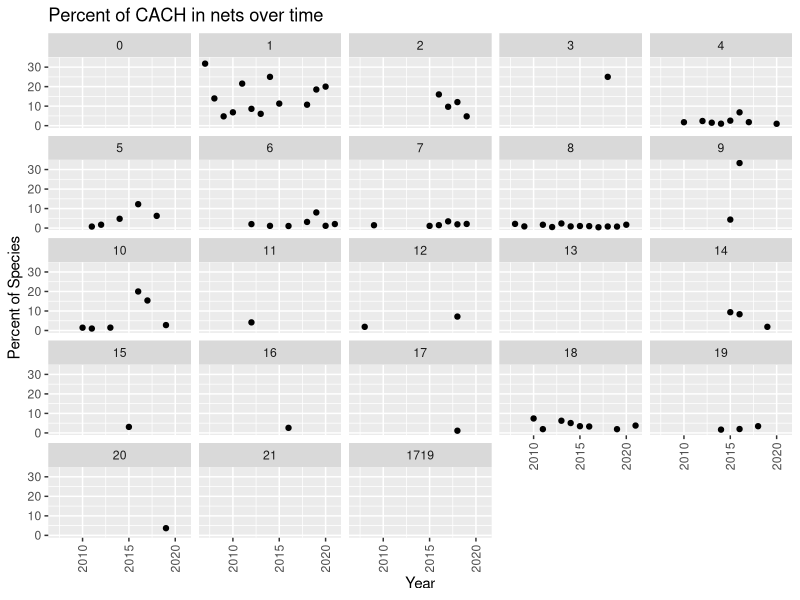
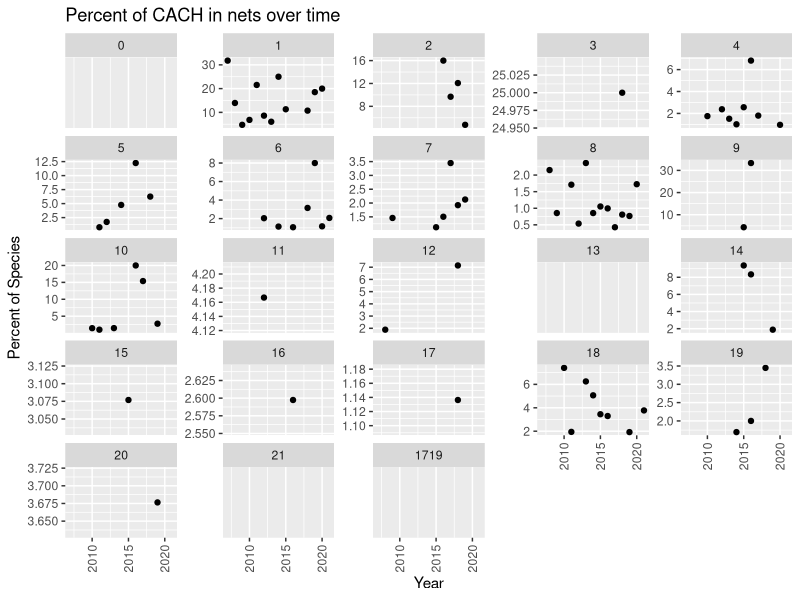
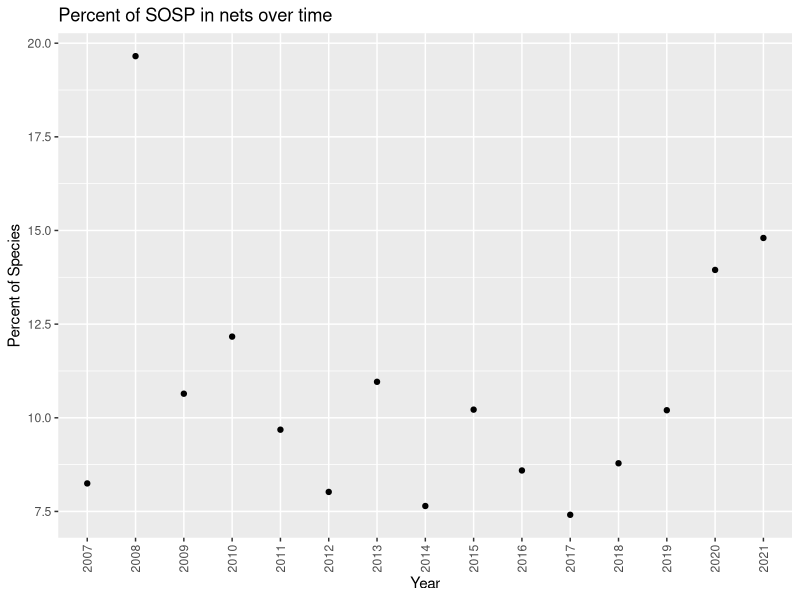
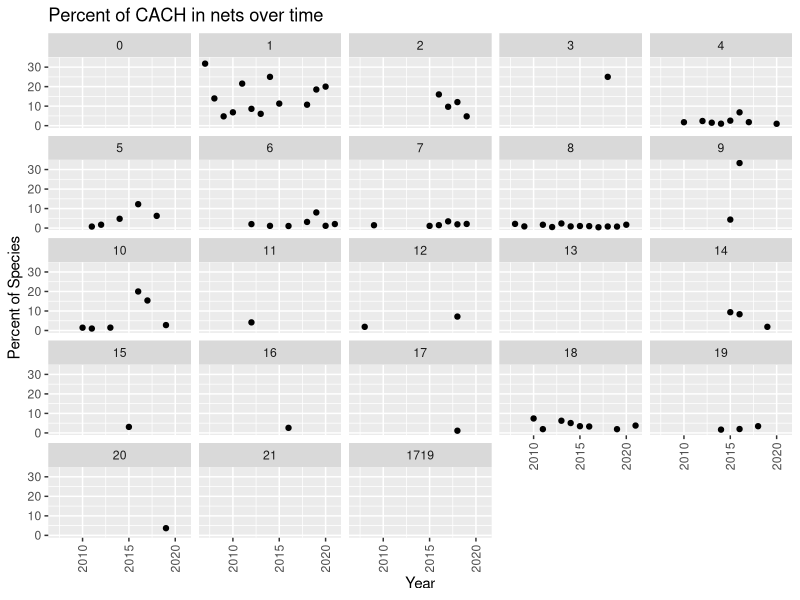
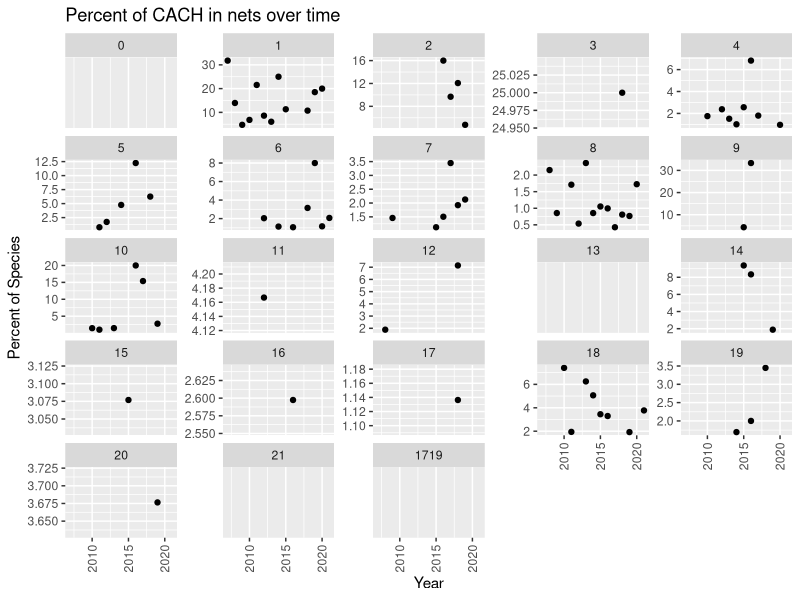

R code for these plots, in order:
## ---- chunk 1
knitr::opts_chunk$set(echo = TRUE)
library(tidyverse)
library(readxl)
library(lubridate)

# Note: **PPP** = "Potential problem point" in code if trying to run new data 
## ---- chunk 2
# read in files with banding data and recapture data 
recap_data <- read_excel("All Recaps Dec 9 2021.xls") 
band_data <- read_excel("All bands Dec 9 2021.xls") %>% 
  rename(Net = `Net/box`)

# data cleaning for banding data
all_data <- recap_data %>% 
  full_join(band_data)  %>% # join recap and band data 
  mutate(Time = str_split_fixed(Time, " ", 2)[,2]) %>% # only keep time (not [incorrect] date) **PPP**
  rename(banding_date = `Banding Date`, recapture_date = `Recapture Date`, how_captured = `How Captured`, band_number = `Band Number`, wing_chord = `Wing Chord`) %>%  # rename columns without spaces
  mutate(net_number = as.factor(as.numeric(Net)), Species = as.factor(Species)) %>% # only keep number for nets; change species to factor 
  filter(!is.nan(net_number)) %>% 
  mutate(obs_date = coalesce(recapture_date, banding_date)) %>% # create variable for data of observation (banding date if first time captured, otherwise recapture date)
  mutate(obs_yr = as.numeric(format(obs_date, "%Y"))) # create variable for year of observation
 

# read in year-cumulative data (ie net hours and unbanded captures)
cumulative_data <- read_excel("pano_year_data.xlsx") 

## ---- chunk 3
bpnh_data <- all_data %>%  
  group_by(obs_yr) %>% 
  summarize(tot_birds = n()) %>% 
  left_join(cumulative_data, by = c("obs_yr" = "year") ) %>% 
  mutate(bpnh = tot_birds/net_hrs)
bpnh_data  
## ---- chunk 4
# calculate total number of birds caught by each net
birds_per_net <- all_data %>% 
  group_by(net_number) %>% 
  summarize(tot_birds= n()) %>% # total number of birds caught in each net
  filter(tot_birds > 1) # ignore nets with only one observation - probably typo **PPP** 

# calculate total number of birds caught by each net for each year 
birds_per_net_per_year <- all_data %>% 
  group_by(net_number, obs_yr) %>% 
  summarize(tot_birds= n()) %>% # total number of birds caught in each net each year
  filter(tot_birds > 1) # ignore nets with only one observation - probably typo **PPP** 

# calculate percent of each species for each net 
net_spec <- all_data %>% 
  group_by(net_number, Species) %>% 
  summarize(num_birds = n()) %>% 
  left_join(birds_per_net) %>% 
  mutate(perc_species = num_birds/tot_birds*100) 
net_spec

# calculate percent of each species for each net for each year 
net_spec_yr <- all_data %>% 
  group_by(net_number, Species, obs_yr) %>% 
  summarize(num_birds = n()) %>% 
  left_join(birds_per_net_per_year) %>% 
  mutate(perc_species = num_birds/tot_birds*100)
net_spec_yr

# create dataframes to export to csv files
net_spec_export <- net_spec %>% select(-tot_birds)
net_spec_yr_export <- net_spec_yr %>% select(-tot_birds)

#export dataframes to csv files named by current date 
write_excel_csv(net_spec_export, file = paste(Sys.Date(), "_net_percSpecies", ".csv", sep = ""))
write_excel_csv(net_spec_yr_export, file = paste(Sys.Date(), "_net_percSpecies_yr", ".csv", sep =""))

## ---- chunk 5
# test example plots 
bird = "CACH"
plot_export <- net_spec_yr %>% 
  filter(Species == bird, net_number !=1719) %>% 
  ggplot(aes(x = obs_yr, y = perc_species))+ 
  geom_point()+
  facet_wrap(~net_number, drop = FALSE) + 
  labs(y = "Percent of Species", x = "Year", title = paste("Percent of", bird, "in nets over time"))+
  theme(axis.text.x = element_text(angle = 90, vjust = 0.5, hjust=1))
plot_export

plot_export_freey <- net_spec_yr %>% 
  filter(Species == bird, net_number !=1719) %>% 
  ggplot(aes(x = obs_yr, y = perc_species))+ 
  geom_point()+
  facet_wrap(~net_number, drop = FALSE, scales = "free_y") + 
  labs(y = "Percent of Species", x = "Year", title = paste("Percent of", bird, "in nets over time"))+
  theme(axis.text.x = element_text(angle = 90, vjust = 0.5, hjust=1))
plot_export_freey

ggsave("plot_example.pdf", plot = plot_export, width = 15, height = 10)
ggsave("plot_example_freey.pdf", plot = plot_export_freey, width = 15, height = 10)
## ---- chunk 6
birds_per_year_all_nets <- all_data %>% 
  mutate(obs_yr = format(obs_date, "%Y")) %>% 
  group_by(obs_yr) %>% 
  summarize(tot_birds= n()) #%>% # total number of birds caught in each net

all_nets <- all_data %>% 
  mutate(obs_yr = format(obs_date, "%Y")) %>% 
  group_by(obs_yr, Species) %>% 
  summarize(num_birds =n()) %>% 
  left_join(birds_per_year_all_nets) %>% 
  mutate(perc_species = num_birds/tot_birds*100) 

plot_export_allNets <- all_nets %>% 
  filter(Species == "SOSP") %>% 
  ggplot(aes(x = obs_yr, y = perc_species))+ 
  geom_point()+
  labs(y = "Percent of Species", x = "Year", title = "Percent of SOSP in nets over time")+
  theme(axis.text.x = element_text(angle = 90, vjust = 0.5, hjust=1))
plot_export_allNets
